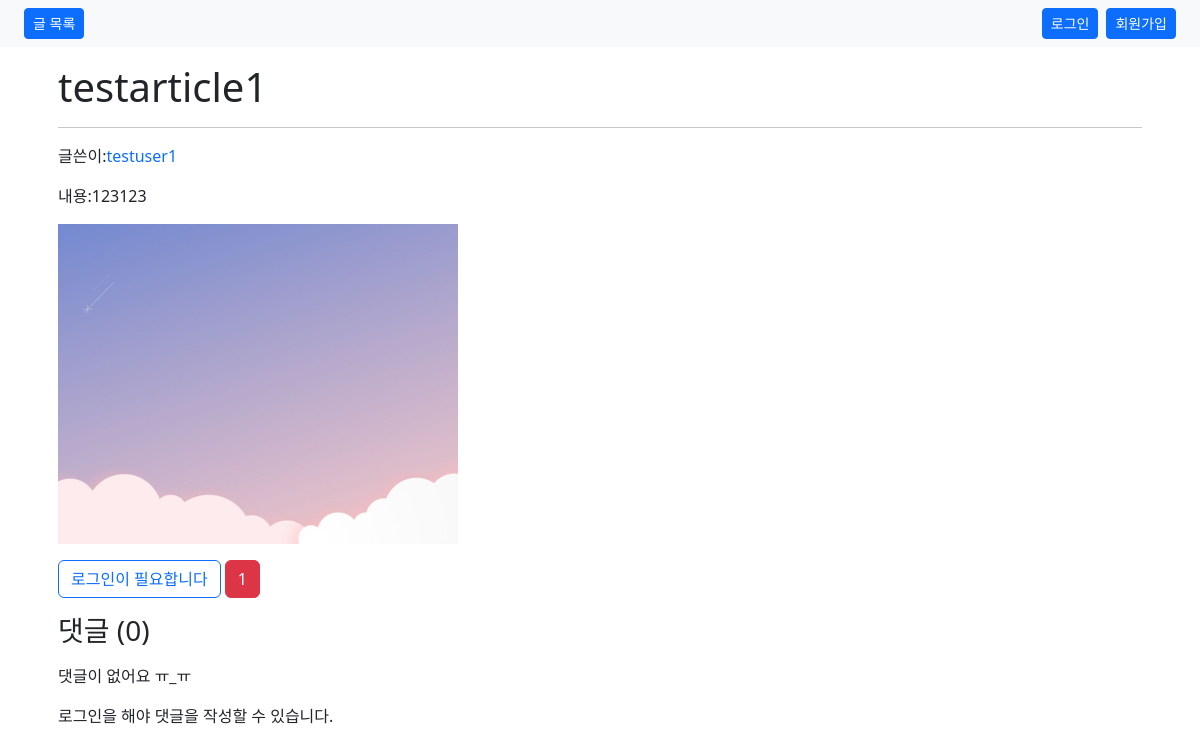
The app's page /reviews/1/, older data.
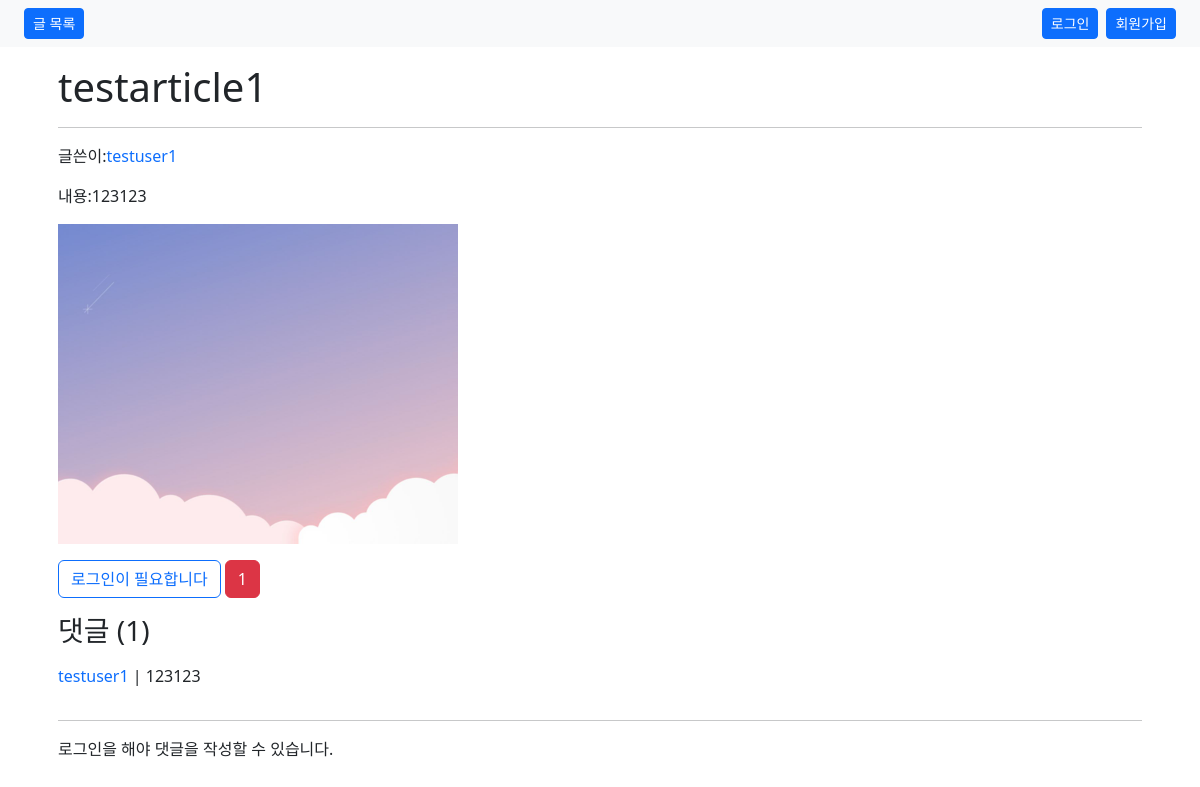
The same page, newer data.
### reviews/models.py (models this page shows)
class Review(models.Model):
    user = models.ForeignKey(settings.AUTH_USER_MODEL, on_delete=models.CASCADE)
    title = models.CharField(max_length=80)
    content = models.TextField()
    image = ProcessedImageField(
        upload_to="images/",
        blank=True,
        processors=[ResizeToFill(1200, 960)],
        format="JPEG",
        options={"quality": 80},
    )
    like_users = models.ManyToManyField(
        settings.AUTH_USER_MODEL, related_name="like_reviews"
    )

class Comment(models.Model):
    user = models.ForeignKey(settings.AUTH_USER_MODEL, on_delete=models.CASCADE)
    review = models.ForeignKey(Review, on_delete=models.CASCADE)
    content = models.CharField(max_length=80)

### accounts/models.py (models this page shows)
class User(AbstractUser):
    followings = models.ManyToManyField(
        "self", symmetrical=False, related_name="followers"
    )

### reviews/views.py (the view)
# urls.py: path("<int:pk>/", views.detail, name="detail"),
def detail(request, pk):
    review = get_object_or_404(Review, pk=pk)
    comment_form = CommentForm()
    context = {
        "review": review,
        "comments": review.comment_set.all(),
        "comment_form": comment_form,
    }
    return render(request, "reviews/detail.html", context)

### reviews/templates/reviews/detail.html (shortened to what this page needs)
{% extends 'base.html' %}
{% load django_bootstrap5 %}
{% block body %}
<div class="m-3">
  <h1>{{ review.title }}</h1>
  <hr>
  <p>글쓴이:<a href="{% url 'accounts:detail' review.user.id %}" class="text-decoration-none">{{ review.user }}</a></p>
  <p>내용:{{ review.content }}</p>
  {% if review.image %}
  <img src="{{ review.image.url }}" width="400">
  {% endif %}
</div>
<div class="m-3">
  {% if request.user.is_authenticated %}
    {% if request.user in review.like_users.all %}
      <a href="{% url 'reviews:like' review.pk %}" class="btn btn-outline-secondary">좋아요 취소</a>
    {% else %}
      <a href="{% url 'reviews:like' review.pk %}" class="btn btn-outline-danger">좋아요</a>
    {% endif %}
  {% else %}
    <a href="{% url 'accounts:login' %}" class="btn btn-outline-primary">로그인이 필요합니다</a>
  {% endif %}
  <button type="button" class="btn btn-danger">{{ review.like_users.count }}</button>
</div>
<div class="m-3">
  <h3 class="my-3">댓글 ({{ comments.count }})</h3>
  {% for comment in comments %}
    <div class="d-flex flex-row justify-content-between">
      <p><a href="{% url 'accounts:detail' comment.user.id %}" class="text-decoration-none">{{ comment.user }}</a> | {{ comment.content }}</p>
    </div>
    <hr>
  {% empty %}
    <p>댓글이 없어요 ㅠ_ㅠ</p>
  {% endfor %}
  {% if request.user.is_authenticated %}
  <form action="{% url 'reviews:comment_create' review.id %}" method="POST">
    {% csrf_token %}
    <div class="row">
      <div class="col-11">
        {% bootstrap_form comment_form layout='inline'%}
      </div>
      <div class="col-1">
        {% bootstrap_button button_type="submit" content="작성"%}
      </div>
    </div>
  </form>
  {% else %}
  <p>로그인을 해야 댓글을 작성할 수 있습니다.</p>
  {% endif %}
</div>
{% endblock %}

Row changes from the older to the newer data that the page shows:
computed for Review "testarticle1": count "0" → "1"
added Comment: user "testuser1", content "123123"
Text that changed along with them:
text no longer shown: "댓글이 없어요 ㅠ_ㅠ"
